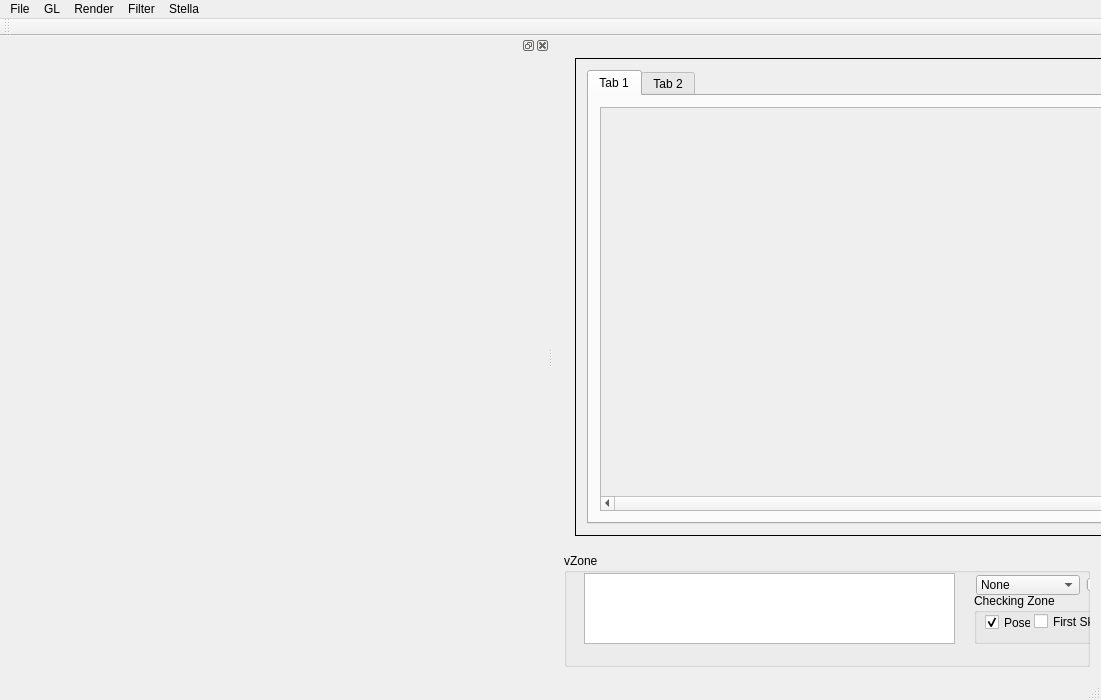
<?xml version="1.0" encoding="UTF-8"?>
<ui version="4.0">
 <class>VDrawClass</class>
 <widget class="QMainWindow" name="VDrawClass">
  <property name="geometry">
   <rect>
    <x>0</x>
    <y>0</y>
    <width>1101</width>
    <height>700</height>
   </rect>
  </property>
  <property name="minimumSize">
   <size>
    <width>1100</width>
    <height>700</height>
   </size>
  </property>
  <property name="windowTitle">
   <string>VDraw</string>
  </property>
  <property name="dockOptions">
   <set>QMainWindow::AnimatedDocks|QMainWindow::ForceTabbedDocks</set>
  </property>
  <widget class="QWidget" name="centralWidget">
   <layout class="QGridLayout" name="gridLayout_2">
    <item row="1" column="0">
     <widget class="QWidget" name="backgroud_widget" native="true">
      <property name="minimumSize">
       <size>
        <width>1000</width>
        <height>500</height>
       </size>
      </property>
      <property name="layoutDirection">
       <enum>Qt::LeftToRight</enum>
      </property>
      <layout class="QGridLayout" name="gridLayout">
       <item row="0" column="0">
        <widget class="QSplitter" name="splitter">
         <property name="sizePolicy">
          <sizepolicy hsizetype="Preferred" vsizetype="Preferred">
           <horstretch>0</horstretch>
           <verstretch>0</verstretch>
          </sizepolicy>
         </property>
         <property name="frameShape">
          <enum>QFrame::Panel</enum>
         </property>
         <property name="orientation">
          <enum>Qt::Horizontal</enum>
         </property>
         <property name="opaqueResize">
          <bool>false</bool>
         </property>
         <widget class="QWidget" name="left_panel_widget" native="true">
          <property name="sizePolicy">
           <sizepolicy hsizetype="Fixed" vsizetype="Preferred">
            <horstretch>0</horstretch>
            <verstretch>0</verstretch>
           </sizepolicy>
          </property>
          <property name="minimumSize">
           <size>
            <width>500</width>
            <height>0</height>
           </size>
          </property>
          <layout class="QGridLayout" name="gridLayout_3">
           <item row="0" column="0">
            <widget class="QTabWidget" name="left_panel_tab">
             <property name="sizePolicy">
              <sizepolicy hsizetype="Preferred" vsizetype="Preferred">
               <horstretch>50</horstretch>
               <verstretch>50</verstretch>
              </sizepolicy>
             </property>
             <property name="minimumSize">
              <size>
               <width>200</width>
               <height>0</height>
              </size>
             </property>
             <property name="currentIndex">
              <number>0</number>
             </property>
             <widget class="QWidget" name="tab_gl">
              <attribute name="title">
               <string>Tab 1</string>
              </attribute>
              <layout class="QGridLayout" name="gridLayout_4">
               <item row="0" column="0">
                <widget class="QScrollArea" name="scrollArea">
                 <property name="sizePolicy">
                  <sizepolicy hsizetype="Preferred" vsizetype="Preferred">
                   <horstretch>0</horstretch>
                   <verstretch>0</verstretch>
                  </sizepolicy>
                 </property>
                 <property name="verticalScrollBarPolicy">
                  <enum>Qt::ScrollBarAlwaysOn</enum>
                 </property>
                 <property name="horizontalScrollBarPolicy">
                  <enum>Qt::ScrollBarAlwaysOn</enum>
                 </property>
                 <property name="widgetResizable">
                  <bool>true</bool>
                 </property>
                 <property name="alignment">
                  <set>Qt::AlignLeading|Qt::AlignLeft|Qt::AlignTop</set>
                 </property>
                 <widget class="GLWidget" name="gl_widget">
                  <property name="geometry">
                   <rect>
                    <x>0</x>
                    <y>0</y>
                    <width>693</width>
                    <height>500</height>
                   </rect>
                  </property>
                  <property name="minimumSize">
                   <size>
                    <width>500</width>
                    <height>500</height>
                   </size>
                  </property>
                 </widget>
                </widget>
               </item>
              </layout>
             </widget>
             <widget class="QWidget" name="tab_gl2">
              <attribute name="title">
               <string>Tab 2</string>
              </attribute>
              <widget class="QScrollArea" name="scrollArea_2">
               <property name="geometry">
                <rect>
                 <x>0</x>
                 <y>0</y>
                 <width>500</width>
                 <height>500</height>
                </rect>
               </property>
               <property name="sizePolicy">
                <sizepolicy hsizetype="Preferred" vsizetype="Preferred">
                 <horstretch>0</horstretch>
                 <verstretch>0</verstretch>
                </sizepolicy>
               </property>
               <property name="minimumSize">
                <size>
                 <width>500</width>
                 <height>500</height>
                </size>
               </property>
               <property name="widgetResizable">
                <bool>true</bool>
               </property>
               <widget class="GLWidget" name="gl_widget2">
                <property name="geometry">
                 <rect>
                  <x>0</x>
                  <y>0</y>
                  <width>498</width>
                  <height>498</height>
                 </rect>
                </property>
               </widget>
              </widget>
             </widget>
            </widget>
           </item>
          </layout>
         </widget>
         <widget class="QWidget" name="right_panel_widget" native="true">
          <property name="sizePolicy">
           <sizepolicy hsizetype="Preferred" vsizetype="Preferred">
            <horstretch>0</horstretch>
            <verstretch>0</verstretch>
           </sizepolicy>
          </property>
          <layout class="QGridLayout" name="gridLayout_5">
           <item row="0" column="0">
            <widget class="QLabel" name="render_label">
             <property name="sizePolicy">
              <sizepolicy hsizetype="Preferred" vsizetype="Preferred">
               <horstretch>50</horstretch>
               <verstretch>50</verstretch>
              </sizepolicy>
             </property>
             <property name="maximumSize">
              <size>
               <width>500</width>
               <height>500</height>
              </size>
             </property>
             <property name="text">
              <string>TextLabel</string>
             </property>
            </widget>
           </item>
          </layout>
         </widget>
        </widget>
       </item>
      </layout>
     </widget>
    </item>
    <item row="2" column="0">
     <widget class="QGroupBox" name="testing_zone">
      <property name="title">
       <string>vZone</string>
      </property>
      <widget class="QListWidget" name="output_list">
       <property name="geometry">
        <rect>
         <x>20</x>
         <y>20</y>
         <width>371</width>
         <height>71</height>
        </rect>
       </property>
       <property name="sizePolicy">
        <sizepolicy hsizetype="Fixed" vsizetype="Preferred">
         <horstretch>0</horstretch>
         <verstretch>0</verstretch>
        </sizepolicy>
       </property>
      </widget>
      <widget class="QComboBox" name="testParaName">
       <property name="geometry">
        <rect>
         <x>412</x>
         <y>22</y>
         <width>104</width>
         <height>20</height>
        </rect>
       </property>
       <item>
        <property name="text">
         <string>None</string>
        </property>
       </item>
       <item>
        <property name="text">
         <string>connect_dist</string>
        </property>
       </item>
       <item>
        <property name="text">
         <string>connect_angle</string>
        </property>
       </item>
       <item>
        <property name="text">
         <string>Splitting Chains</string>
        </property>
       </item>
       <item>
        <property name="text">
         <string>Show Curvature</string>
        </property>
       </item>
      </widget>
      <widget class="QSlider" name="testParaValue">
       <property name="geometry">
        <rect>
         <x>522</x>
         <y>22</y>
         <width>211</width>
         <height>19</height>
        </rect>
       </property>
       <property name="orientation">
        <enum>Qt::Horizontal</enum>
       </property>
      </widget>
      <widget class="QGroupBox" name="checking_zone">
       <property name="geometry">
        <rect>
         <x>410</x>
         <y>40</y>
         <width>371</width>
         <height>51</height>
        </rect>
       </property>
       <property name="title">
        <string>Checking Zone</string>
       </property>
       <widget class="QCheckBox" name="checkBox">
        <property name="geometry">
         <rect>
          <x>280</x>
          <y>20</y>
          <width>51</width>
          <height>17</height>
         </rect>
        </property>
        <property name="text">
         <string>S.C.</string>
        </property>
        <property name="checked">
         <bool>false</bool>
        </property>
       </widget>
       <widget class="QCheckBox" name="checkPrims">
        <property name="geometry">
         <rect>
          <x>140</x>
          <y>20</y>
          <width>51</width>
          <height>17</height>
         </rect>
        </property>
        <property name="text">
         <string>Prims</string>
        </property>
       </widget>
       <widget class="QCheckBox" name="checkBox_3">
        <property name="geometry">
         <rect>
          <x>60</x>
          <y>20</y>
          <width>81</width>
          <height>17</height>
         </rect>
        </property>
        <property name="text">
         <string>First Sketch</string>
        </property>
       </widget>
       <widget class="QCheckBox" name="checkPose">
        <property name="geometry">
         <rect>
          <x>11</x>
          <y>21</y>
          <width>46</width>
          <height>17</height>
         </rect>
        </property>
        <property name="text">
         <string>Pose</string>
        </property>
        <property name="checked">
         <bool>true</bool>
        </property>
       </widget>
       <widget class="QCheckBox" name="checkSimLines">
        <property name="geometry">
         <rect>
          <x>200</x>
          <y>20</y>
          <width>63</width>
          <height>17</height>
         </rect>
        </property>
        <property name="text">
         <string>SimLines</string>
        </property>
       </widget>
      </widget>
      <widget class="QPushButton" name="pushButton">
       <property name="geometry">
        <rect>
         <x>840</x>
         <y>30</y>
         <width>101</width>
         <height>21</height>
        </rect>
       </property>
       <property name="text">
        <string>Order</string>
       </property>
      </widget>
      <widget class="QSlider" name="horizontalSlider">
       <property name="geometry">
        <rect>
         <x>820</x>
         <y>60</y>
         <width>160</width>
         <height>19</height>
        </rect>
       </property>
       <property name="orientation">
        <enum>Qt::Horizontal</enum>
       </property>
      </widget>
     </widget>
    </item>
   </layout>
  </widget>
  <widget class="QMenuBar" name="menuBar">
   <property name="geometry">
    <rect>
     <x>0</x>
     <y>0</y>
     <width>1101</width>
     <height>21</height>
    </rect>
   </property>
   <widget class="QMenu" name="menuFile">
    <property name="title">
     <string>File</string>
    </property>
    <addaction name="actionLoad_mesh"/>
    <addaction name="actionLoad_segmentation"/>
   </widget>
   <widget class="QMenu" name="menuRender">
    <property name="title">
     <string>Render</string>
    </property>
    <addaction name="actionDepth_Buffer"/>
    <addaction name="actionStart"/>
    <addaction name="actionTextured_Rendering"/>
   </widget>
   <widget class="QMenu" name="menuFilter">
    <property name="title">
     <string>Filter</string>
    </property>
    <addaction name="actionCanny"/>
    <addaction name="actionHough_Transform"/>
   </widget>
   <widget class="QMenu" name="menuGL">
    <property name="title">
     <string>GL</string>
    </property>
    <widget class="QMenu" name="menuEffects">
     <property name="title">
      <string>effects</string>
     </property>
     <addaction name="actionContour"/>
     <addaction name="actionSuggestive_Contour"/>
     <addaction name="actionDiffuse"/>
     <addaction name="actionSegmentation"/>
     <addaction name="actionPrimitive_fitting"/>
    </widget>
    <addaction name="menuEffects"/>
   </widget>
   <widget class="QMenu" name="menuStella">
    <property name="title">
     <string>Stella</string>
    </property>
    <addaction name="actionStella_Prepare"/>
    <addaction name="stellaStartItem"/>
   </widget>
   <addaction name="menuFile"/>
   <addaction name="menuGL"/>
   <addaction name="menuRender"/>
   <addaction name="menuFilter"/>
   <addaction name="menuStella"/>
  </widget>
  <widget class="QToolBar" name="mainToolBar">
   <attribute name="toolBarArea">
    <enum>TopToolBarArea</enum>
   </attribute>
   <attribute name="toolBarBreak">
    <bool>false</bool>
   </attribute>
  </widget>
  <widget class="QStatusBar" name="statusBar"/>
  <widget class="QDockWidget" name="dockWidget">
   <property name="minimumSize">
    <size>
     <width>550</width>
     <height>550</height>
    </size>
   </property>
   <property name="maximumSize">
    <size>
     <width>900</width>
     <height>700</height>
    </size>
   </property>
   <property name="floating">
    <bool>true</bool>
   </property>
   <property name="features">
    <set>QDockWidget::AllDockWidgetFeatures</set>
   </property>
   <attribute name="dockWidgetArea">
    <number>1</number>
   </attribute>
   <widget class="QWidget" name="dockWidgetContents">
    <layout class="QGridLayout" name="gridLayout_6">
     <item row="0" column="0">
      <widget class="StellaWidget" name="stellaWidget" native="true"/>
     </item>
    </layout>
   </widget>
  </widget>
  <action name="actionLoad_mesh">
   <property name="text">
    <string>Load mesh</string>
   </property>
  </action>
  <action name="actionDepth_Buffer">
   <property name="checkable">
    <bool>false</bool>
   </property>
   <property name="text">
    <string>Depth Buffer</string>
   </property>
  </action>
  <action name="actionCanny">
   <property name="checkable">
    <bool>true</bool>
   </property>
   <property name="text">
    <string>Canny</string>
   </property>
  </action>
  <action name="actionHough_Transform">
   <property name="checkable">
    <bool>true</bool>
   </property>
   <property name="text">
    <string>Hough Transform</string>
   </property>
  </action>
  <action name="actionContour">
   <property name="text">
    <string>Contour</string>
   </property>
  </action>
  <action name="actionSuggestive_Contour">
   <property name="text">
    <string>Suggestive Contour</string>
   </property>
  </action>
  <action name="actionDiffuse">
   <property name="text">
    <string>Diffuse</string>
   </property>
  </action>
  <action name="actionSegmentation">
   <property name="text">
    <string>Segmentation</string>
   </property>
  </action>
  <action name="actionPrimitive_fitting">
   <property name="text">
    <string>Primitive fitting</string>
   </property>
  </action>
  <action name="actionLoad_segmentation">
   <property name="text">
    <string>Load segmentation</string>
   </property>
  </action>
  <action name="actionStella_Prepare">
   <property name="text">
    <string>Stella Prepare</string>
   </property>
  </action>
  <action name="stellaStartItem">
   <property name="text">
    <string>Stella Start</string>
   </property>
  </action>
  <action name="actionStart">
   <property name="text">
    <string>Start</string>
   </property>
  </action>
  <action name="actionTextured_Rendering">
   <property name="text">
    <string>Textured Rendering</string>
   </property>
  </action>
 </widget>
 <layoutdefault spacing="6" margin="11"/>
 <customwidgets>
  <customwidget>
   <class>GLWidget</class>
   <extends>QWidget</extends>
   <header>glwidget.h</header>
   <container>1</container>
   <slots>
    <signal>glRepaint()</signal>
   </slots>
  </customwidget>
  <customwidget>
   <class>StellaWidget</class>
   <extends>QWidget</extends>
   <header>stellawidget.h</header>
   <container>1</container>
  </customwidget>
 </customwidgets>
 <resources>
  <include location="vdraw.qrc"/>
 </resources>
 <connections>
  <connection>
   <sender>actionLoad_mesh</sender>
   <signal>activated()</signal>
   <receiver>VDrawClass</receiver>
   <slot>loadTriMesh()</slot>
   <hints>
    <hint type="sourcelabel">
     <x>-1</x>
     <y>-1</y>
    </hint>
    <hint type="destinationlabel">
     <x>334</x>
     <y>263</y>
    </hint>
   </hints>
  </connection>
  <connection>
   <sender>actionDepth_Buffer</sender>
   <signal>activated()</signal>
   <receiver>VDrawClass</receiver>
   <slot>renderDepthBuffer()</slot>
   <hints>
    <hint type="sourcelabel">
     <x>-1</x>
     <y>-1</y>
    </hint>
    <hint type="destinationlabel">
     <x>749</x>
     <y>399</y>
    </hint>
   </hints>
  </connection>
  <connection>
   <sender>actionCanny</sender>
   <signal>activated()</signal>
   <receiver>VDrawClass</receiver>
   <slot>filterCanny()</slot>
   <hints>
    <hint type="sourcelabel">
     <x>-1</x>
     <y>-1</y>
    </hint>
    <hint type="destinationlabel">
     <x>649</x>
     <y>399</y>
    </hint>
   </hints>
  </connection>
  <connection>
   <sender>actionHough_Transform</sender>
   <signal>activated()</signal>
   <receiver>VDrawClass</receiver>
   <slot>filterHough()</slot>
   <hints>
    <hint type="sourcelabel">
     <x>-1</x>
     <y>-1</y>
    </hint>
    <hint type="destinationlabel">
     <x>649</x>
     <y>399</y>
    </hint>
   </hints>
  </connection>
  <connection>
   <sender>testParaName</sender>
   <signal>activated(QString)</signal>
   <receiver>VDrawClass</receiver>
   <slot>paraNameChanged(QString)</slot>
   <hints>
    <hint type="sourcelabel">
     <x>496</x>
     <y>576</y>
    </hint>
    <hint type="destinationlabel">
     <x>700</x>
     <y>-5</y>
    </hint>
   </hints>
  </connection>
  <connection>
   <sender>testParaValue</sender>
   <signal>actionTriggered(int)</signal>
   <receiver>VDrawClass</receiver>
   <slot>paraValChanged(int)</slot>
   <hints>
    <hint type="sourcelabel">
     <x>630</x>
     <y>570</y>
    </hint>
    <hint type="destinationlabel">
     <x>605</x>
     <y>-1</y>
    </hint>
   </hints>
  </connection>
  <connection>
   <sender>checkSimLines</sender>
   <signal>toggled(bool)</signal>
   <receiver>VDrawClass</receiver>
   <slot>showSimLine(bool)</slot>
   <hints>
    <hint type="sourcelabel">
     <x>619</x>
     <y>624</y>
    </hint>
    <hint type="destinationlabel">
     <x>551</x>
     <y>36</y>
    </hint>
   </hints>
  </connection>
  <connection>
   <sender>checkPose</sender>
   <signal>toggled(bool)</signal>
   <receiver>VDrawClass</receiver>
   <slot>showPoseLine(bool)</slot>
   <hints>
    <hint type="sourcelabel">
     <x>449</x>
     <y>617</y>
    </hint>
    <hint type="destinationlabel">
     <x>453</x>
     <y>679</y>
    </hint>
   </hints>
  </connection>
  <connection>
   <sender>actionLoad_segmentation</sender>
   <signal>activated()</signal>
   <receiver>VDrawClass</receiver>
   <slot>loadSegmentation()</slot>
   <hints>
    <hint type="sourcelabel">
     <x>-1</x>
     <y>-1</y>
    </hint>
    <hint type="destinationlabel">
     <x>550</x>
     <y>349</y>
    </hint>
   </hints>
  </connection>
  <connection>
   <sender>checkBox</sender>
   <signal>toggled(bool)</signal>
   <receiver>VDrawClass</receiver>
   <slot>showSCLines(bool)</slot>
   <hints>
    <hint type="sourcelabel">
     <x>720</x>
     <y>616</y>
    </hint>
    <hint type="destinationlabel">
     <x>730</x>
     <y>675</y>
    </hint>
   </hints>
  </connection>
  <connection>
   <sender>checkBox_3</sender>
   <signal>toggled(bool)</signal>
   <receiver>VDrawClass</receiver>
   <slot>showConvexHull2D(bool)</slot>
   <hints>
    <hint type="sourcelabel">
     <x>559</x>
     <y>624</y>
    </hint>
    <hint type="destinationlabel">
     <x>595</x>
     <y>679</y>
    </hint>
   </hints>
  </connection>
  <connection>
   <sender>pushButton</sender>
   <signal>clicked()</signal>
   <receiver>VDrawClass</receiver>
   <slot>orderCurves()</slot>
   <hints>
    <hint type="sourcelabel">
     <x>899</x>
     <y>579</y>
    </hint>
    <hint type="destinationlabel">
     <x>899</x>
     <y>675</y>
    </hint>
   </hints>
  </connection>
  <connection>
   <sender>horizontalSlider</sender>
   <signal>valueChanged(int)</signal>
   <receiver>VDrawClass</receiver>
   <slot>strokeNumChanged(int)</slot>
   <hints>
    <hint type="sourcelabel">
     <x>970</x>
     <y>622</y>
    </hint>
    <hint type="destinationlabel">
     <x>965</x>
     <y>672</y>
    </hint>
   </hints>
  </connection>
  <connection>
   <sender>checkPrims</sender>
   <signal>toggled(bool)</signal>
   <receiver>VDrawClass</receiver>
   <slot>showPrimLines(bool)</slot>
   <hints>
    <hint type="sourcelabel">
     <x>609</x>
     <y>624</y>
    </hint>
    <hint type="destinationlabel">
     <x>679</x>
     <y>671</y>
    </hint>
   </hints>
  </connection>
  <connection>
   <sender>stellaStartItem</sender>
   <signal>triggered()</signal>
   <receiver>VDrawClass</receiver>
   <slot>setStella()</slot>
   <hints>
    <hint type="sourcelabel">
     <x>-1</x>
     <y>-1</y>
    </hint>
    <hint type="destinationlabel">
     <x>550</x>
     <y>349</y>
    </hint>
   </hints>
  </connection>
  <connection>
   <sender>actionStart</sender>
   <signal>triggered()</signal>
   <receiver>VDrawClass</receiver>
   <slot>stratAnimateOrder()</slot>
   <hints>
    <hint type="sourcelabel">
     <x>-1</x>
     <y>-1</y>
    </hint>
    <hint type="destinationlabel">
     <x>550</x>
     <y>349</y>
    </hint>
   </hints>
  </connection>
  <connection>
   <sender>actionTextured_Rendering</sender>
   <signal>activated()</signal>
   <receiver>VDrawClass</receiver>
   <slot>renderTextured()</slot>
   <hints>
    <hint type="sourcelabel">
     <x>-1</x>
     <y>-1</y>
    </hint>
    <hint type="destinationlabel">
     <x>550</x>
     <y>349</y>
    </hint>
   </hints>
  </connection>
 </connections>
 <slots>
  <slot>renderDepthBuffer()</slot>
  <slot>catchGlRepaint()</slot>
  <slot>filterCanny()</slot>
  <slot>filterHough()</slot>
  <slot>paraNameChanged(QString)</slot>
  <slot>paraValChanged(int)</slot>
  <slot>showSimLine(bool)</slot>
  <slot>showPoseLine(bool)</slot>
  <slot>loadTriMesh()</slot>
  <slot>loadSegmentation()</slot>
  <slot>showSCLines(bool)</slot>
  <slot>showConvexHull2D(bool)</slot>
  <slot>orderCurves()</slot>
  <slot>strokeNumChanged(int)</slot>
  <slot>showPrimLines(bool)</slot>
  <slot>setStella()</slot>
  <slot>stratAnimateOrder()</slot>
  <slot>renderTextured()</slot>
 </slots>
</ui>
